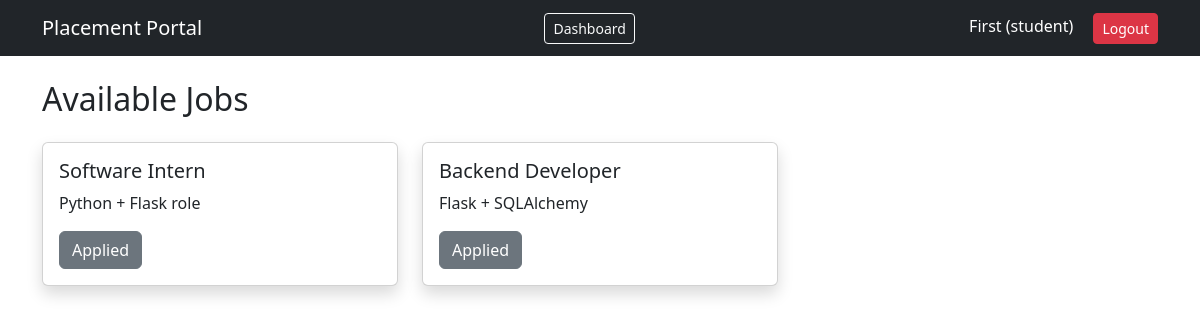
Page /dashboard (signed in) on the earlier database version.
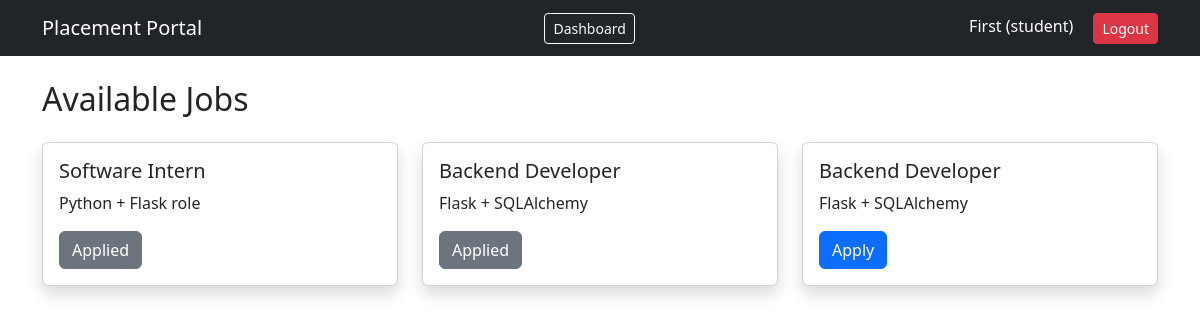
Same page on the later database version.
### app.py (models this page shows)
class User(db.Model, UserMixin):
    id = db.Column(db.Integer, primary_key=True)
    name = db.Column(db.String(100))
    email = db.Column(db.String(100), unique=True)
    password = db.Column(db.String(100))
    role = db.Column(db.String(20))  # student/admin

class Job(db.Model):
    id = db.Column(db.Integer, primary_key=True)
    title = db.Column(db.String(100))
    description = db.Column(db.String(300))
    company_id = db.Column(db.Integer, db.ForeignKey('company.id'))

### app.py (the view)
@app.route('/dashboard')
@login_required
def dashboard():
    jobs = Job.query.all()
    applied_jobs = [
        app.job_id for app in Application.query.filter_by(user_id=current_user.id).all()
    ]
    return render_template('dashboard.html', jobs=jobs, applied_jobs=applied_jobs)

### app.py (called while the page is built)
@login_manager.user_loader
def load_user(user_id):
    return User.query.get(int(user_id))

### templates/dashboard.html
{% extends "base.html" %}
{% block content %}
<h2 class="mb-4">Available Jobs</h2>
<div class="row">
  {% for job in jobs %}
    <div class="col-md-4">
      <div class="card mb-4 shadow">
        <div class="card-body">
          <h5>{{ job.title }}</h5>
          <p>{{ job.description }}</p>
          {% if job.id in applied_jobs %}
  <button class="btn btn-secondary">Applied</button>
{% else %}
  <a href="/apply/{{ job.id }}" class="btn btn-primary">Apply</a>
{% endif %}
        </div>
      </div>
    </div>
  {% endfor %}
</div>
{% endblock %}

### templates/base.html (shortened to what this page needs)
<!DOCTYPE html>
<html>
<head>
  <link href="https://cdn.jsdelivr.net/npm/bootstrap@5.3.0/dist/css/bootstrap.min.css" rel="stylesheet">
</head>
<body>
<nav class="navbar navbar-expand-lg navbar-dark bg-dark">
  <div class="container">
    <a class="navbar-brand" href="/dashboard">Placement Portal</a>
    <a href="/dashboard" class="btn btn-outline-light btn-sm me-2">Dashboard</a>
    <div>
      {% if current_user.is_authenticated %}
        <span class="text-white me-3">
          {{ current_user.name }} ({{ current_user.role }})
        </span>
        <a href="/logout" class="btn btn-danger btn-sm">Logout</a>
      {% endif %}
    </div>
  </div>
</nav>
<div class="container mt-4">
  {% block content %}{% endblock %}
</div>
</body>
</html>

Differences in the rows shown:
added Job: title "Backend Developer", description "Flask + SQLAlchemy"
